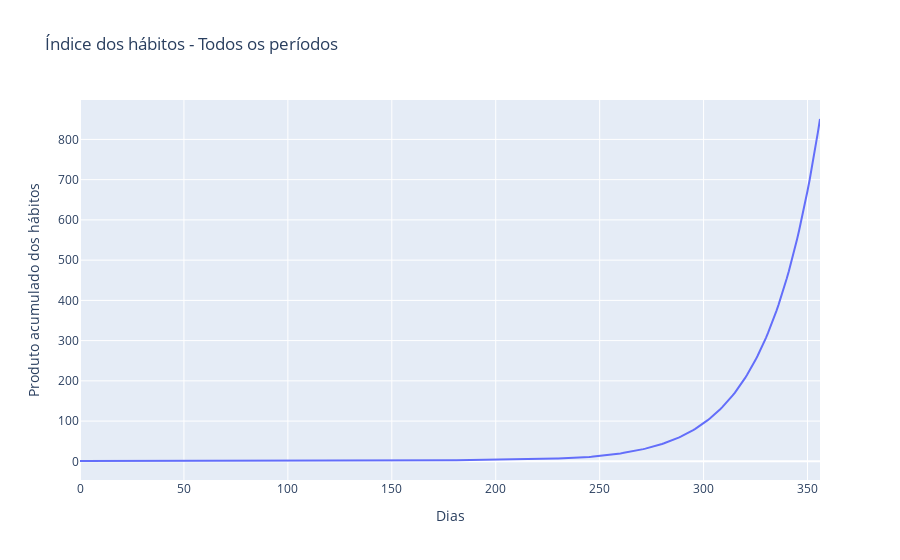

Write notebook code for a chart like this one.
### Code cell
px.line(habitos, x=habitos.index, y=habitos['acumulado'],
        labels={'index':'Dias', 'acumulado':'Produto acumulado dos hábitos'}, 
        title='Índice dos hábitos - Todos os períodos')

### Figure 1 — Plotly figure (JSON) as saved in the notebook; plotly's stock layout.template omitted (floating-point values rounded to 4 significant figures; data arrays with more than 128 entries replaced by an {"elided": "..."} marker saying what was removed)
{"data": [{"hovertemplate": "Dias=%{x}<br>Produto acumulado dos hábitos=%{y}<extra></extra>", "legendgroup": "", "line": {"color": "#636efa", "dash": "solid"}, "marker": {"symbol": "circle"}, "mode": "lines", "name": "", "orientation": "v", "showlegend": false, "type": "scatter", "x": {"elided": "357 int values"}, "xaxis": "x", "y": {"elided": "357 float values"}, "yaxis": "y"}], "layout": {"autosize": true, "legend": {"tracegroupgap": 0}, "title": {"text": "Índice dos hábitos - Todos os períodos"}, "xaxis": {"anchor": "y", "autorange": true, "domain": [0, 1], "range": [0, 356], "title": {"text": "Dias"}, "type": "linear"}, "yaxis": {"anchor": "x", "autorange": true, "domain": [0, 1], "range": [-46.35, 897.9], "title": {"text": "Produto acumulado dos hábitos"}, "type": "linear"}}}
